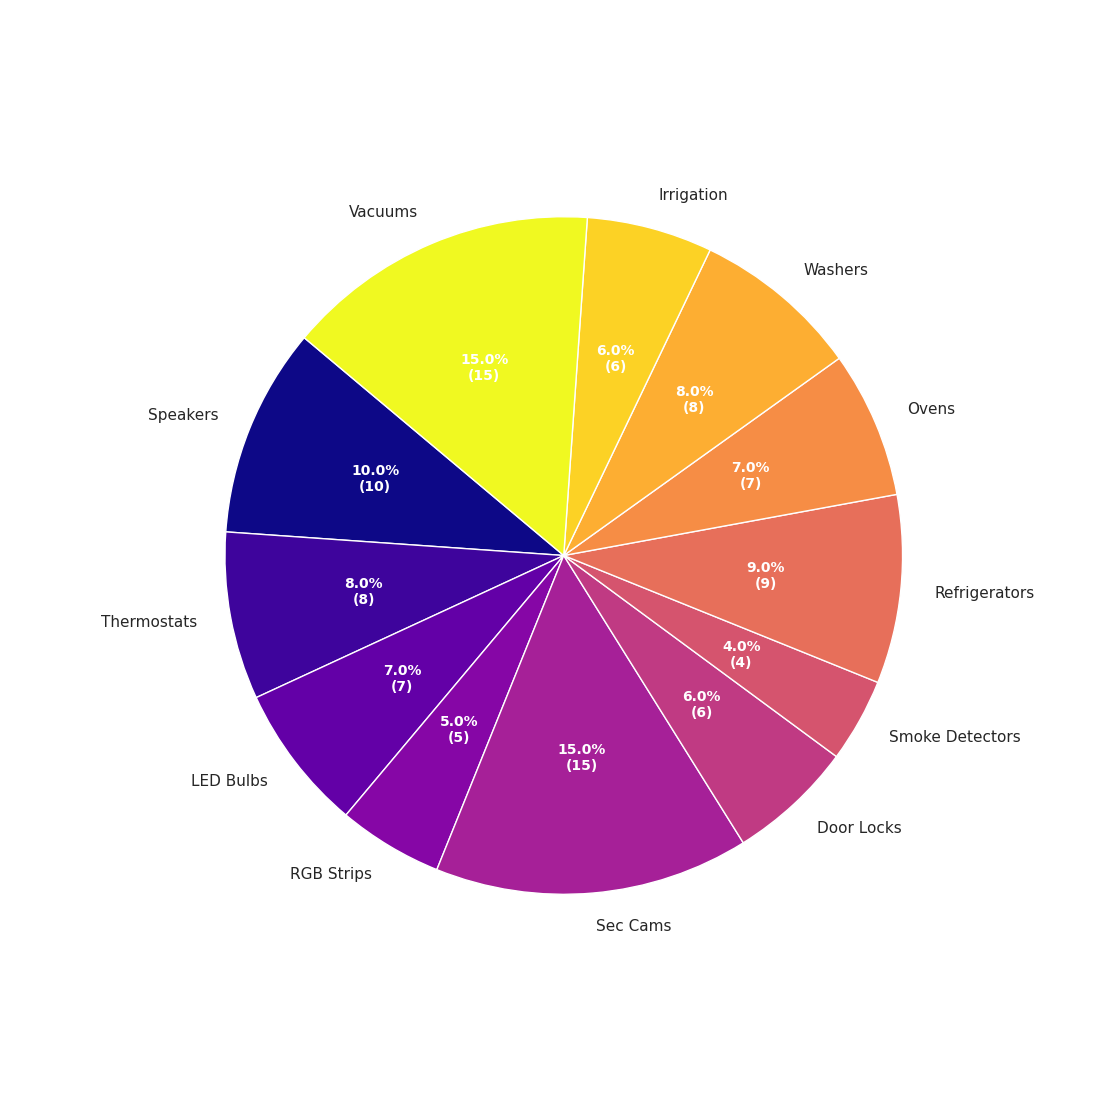

Write Python code to recreate this figure.
import matplotlib.pyplot as plt
import numpy as np

labels = [
    'Speakers', 'Thermostats', 'LED Bulbs', 'RGB Strips', 'Sec Cams', 
    'Door Locks', 'Smoke Detectors', 'Refrigerators', 'Ovens', 'Washers', 
    'Irrigation', 'Vacuums'
]
sizes = np.array([10, 8, 7, 5, 15, 6, 4, 9, 7, 8, 6, 15])

colors = plt.cm.plasma(np.linspace(0, 1, len(labels)))

fig, ax = plt.subplots(figsize=(11, 11))

wedges, texts, autotexts = ax.pie(
    sizes, 
    labels=labels, 
    colors=colors, 
    autopct=lambda pct: '{:.1f}%\n({:d})'.format(pct, int(np.round(pct/100.*np.sum(sizes)))),
    startangle=140
)

for autotext in autotexts:
    autotext.set_color('white')
    autotext.set_size(10)
    autotext.set_weight('bold')

plt.show()
